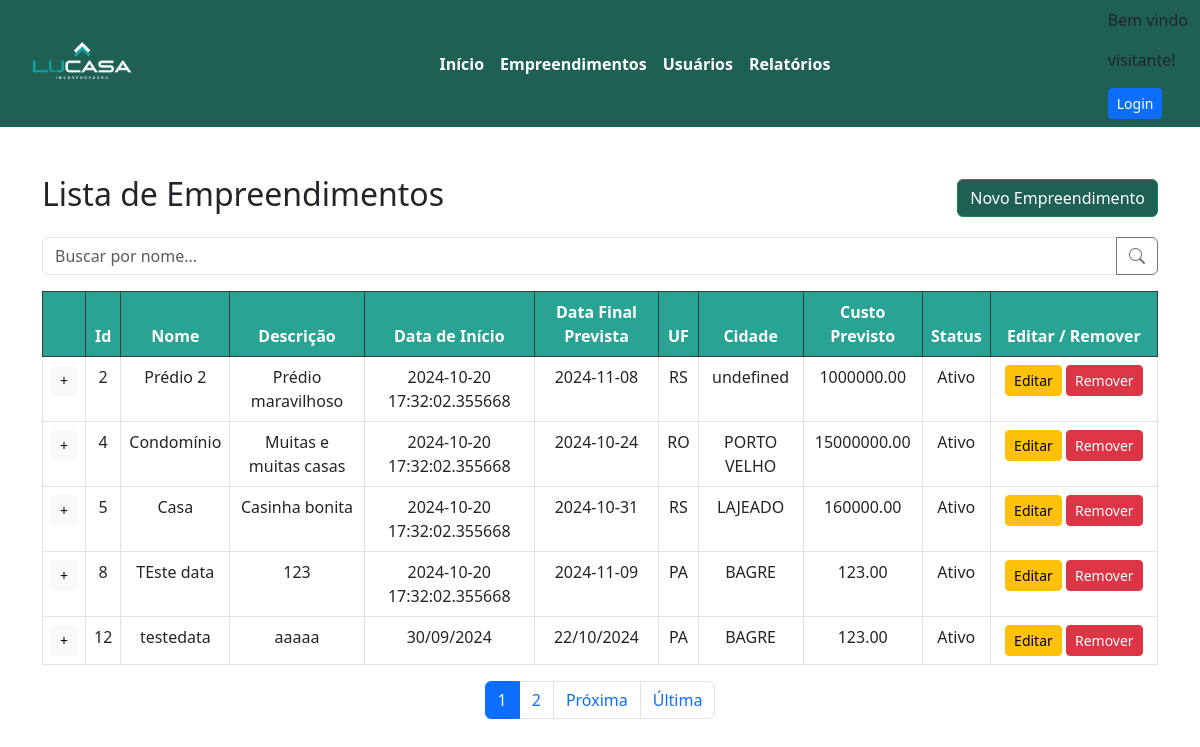
Before: /cadUsuario/listaEmpreendimento/ with the older database file.
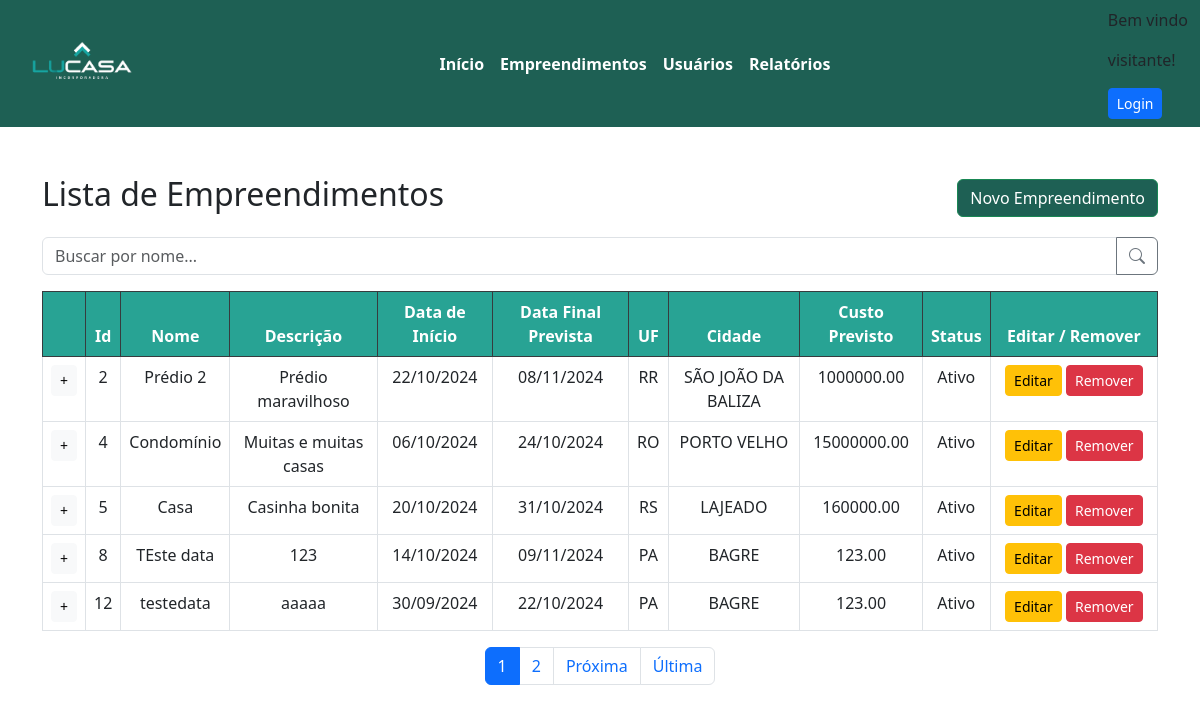
After: the same page with the newer database file.
### appteste/models.py (models this page shows)
class Empreendimento(models.Model):
    Nome = models.CharField(max_length=100, default="")
    Descricao = models.TextField(max_length=200)
    Data_inicio = models.CharField(max_length=10, default=datetime.now().date())
    Data_fim_prevista = models.CharField(max_length=10)
    Data_fim = models.CharField(max_length=10)
    UF = models.CharField(max_length=2, default="")
    Cidade = models.CharField(max_length=50, default="")
    Valor_total = models.DecimalField(max_digits=10, decimal_places=2)
    Ativo = models.BooleanField(default=True)
    Usuario_id = models.IntegerField(default=0)

### appteste/views.py (the view)
# urls.py: path("listaEmpreendimento/", views.listaEmpreendimento, name="listaEmpreendimento"),
def listaEmpreendimento(request):
    emp = Empreendimento.objects.all().filter(Ativo=True)
    paginator = Paginator(emp, 5)  # 5 por página
    page_number = request.GET.get('page')
    page_obj = paginator.get_page(page_number)
    mov_fin = Mov_Financeira.objects.all().filter(A_pagar = True)
    context = {"emp": page_obj, "mov_fin": mov_fin}
    return render(request=request, context=context,
                  template_name='appteste/Empreendimento/listaEmpreendimento.html')

### appteste/templates/appteste/Empreendimento/listaEmpreendimento.html (shortened to what this page needs)
{% extends "appteste/cabecalho.html" %}
{% block content%}
<head>
    {% load static%}
    <link href="{% static 'css/listas.css' %}" rel="stylesheet">
    <link rel="stylesheet"
        href="https://cdnjs.cloudflare.com/ajax/libs/bootstrap-icons/1.10.5/font/bootstrap-icons.min.css">
</head>
<body>
    <div class="container mt-5">
        <div class="d-flex justify-content-between align-items-center mb-3">
            <h2>Lista de Empreendimentos</h2>
            <button class="btn btn-success"><a href="../cadEmpreendimento/">Novo Empreendimento</a></button>
        </div>
        <div class="input-group mb-3">
            <input type="text" class="form-control" placeholder="Buscar por nome..." aria-label="Buscar por nome">
            <button class="btn btn-outline-secondary" type="button"><i class="bi bi-search"></i></button>
        </div>
        <table class="table table-bordered table-hover">
            <thead class="table-dark">
                <tr>
                    <th style="background-color: #28A394;"></th>
                    <th style="background-color: #28A394;">Id</th>
                    <th style="background-color: #28A394;">Nome</th>
                    <th style="background-color: #28A394;">Descrição</th>
                    <th style="background-color: #28A394;">Data de Início</th>
                    <th style="background-color: #28A394;">Data Final Prevista</th>
                    <th style="background-color: #28A394;">UF</th>
                    <th style="background-color: #28A394;">Cidade</th>
                    <th style="background-color: #28A394;">Custo Previsto</th>
                    <th style="background-color: #28A394;">Status</th>
                    <th style="background-color: #28A394; width: 15%;">Editar / Remover</th>
                </tr>
            </thead>
            <tbody>
                {% for e in emp %}
                <tr>
                    <td><button class="btn btn-light btn-sm" onclick="esconderLinha(this)">+</button></td>
                    <td>{{ e.id }}</td>
                    <td>{{ e.Nome }}</td>
                    <td>{{ e.Descricao }}</td>
                    <td>{{ e.Data_inicio}}</td>
                    <td>{{ e.Data_fim_prevista }}</td>
                    <td>{{ e.UF }}</td>
                    <td>{{ e.Cidade }}</td>
                    <td>{{ e.Valor_total }}</td>
                    <td>
                        {% if e.Ativo %}
                        Ativo
                        {% else %}
                        Inativo
                        {% endif %}
                    </td>
                    <td>
                        <a href="{% url 'updateEmp' e.id %}" class="btn btn-warning btn-sm">Editar</a>
                        <a href="{% url 'deleteEmp' e.id %}" class="btn btn-danger btn-sm">Remover</a>
                    </td>
                </tr>
                {% endfor %}
            </tbody>
        </table>
        <div class="d-flex justify-content-center">
            <nav aria-label="Navegação de página">
                <ul class="pagination">
                    {% for i in emp.paginator.page_range %}
                    <li class="page-item {% if emp.number == i %}active{% endif %}">
                        <a class="page-link" href="?page={{ i }}">{{ i }}</a>
                    </li>
                    {% endfor %}
                    {% if emp.has_next %}
                    <li class="page-item"><a class="page-link" href="?page={{ emp.next_page_number }}">Próxima</a></li>
                    <li class="page-item"><a class="page-link" href="?page={{ emp.paginator.num_pages }}">Última</a>
                    </li>
                    {% endif %}
                </ul>
            </nav>
        </div>
    </div>
    {%endblock%}

Changed rows visible on the page:
changed Empreendimento "Prédio 2": Data_inicio "2024-10-20 17:32:02.355668" → "22/10/2024"; Data_fim_prevista "2024-11-08" → "08/11/2024"; UF "RS" → "RR"; Cidade "undefined" → "SÃO JOÃO DA BALIZA"
changed Empreendimento "Condomínio": Data_inicio "2024-10-20 17:32:02.355668" → "06/10/2024"; Data_fim_prevista "2024-10-24" → "24/10/2024"
changed Empreendimento "Casa": Data_inicio "2024-10-20 17:32:02.355668" → "20/10/2024"; Data_fim_prevista "2024-10-31" → "31/10/2024"
changed Empreendimento "TEste data": Data_inicio "2024-10-20 17:32:02.355668" → "14/10/2024"; Data_fim_prevista "2024-11-09" → "09/11/2024"
